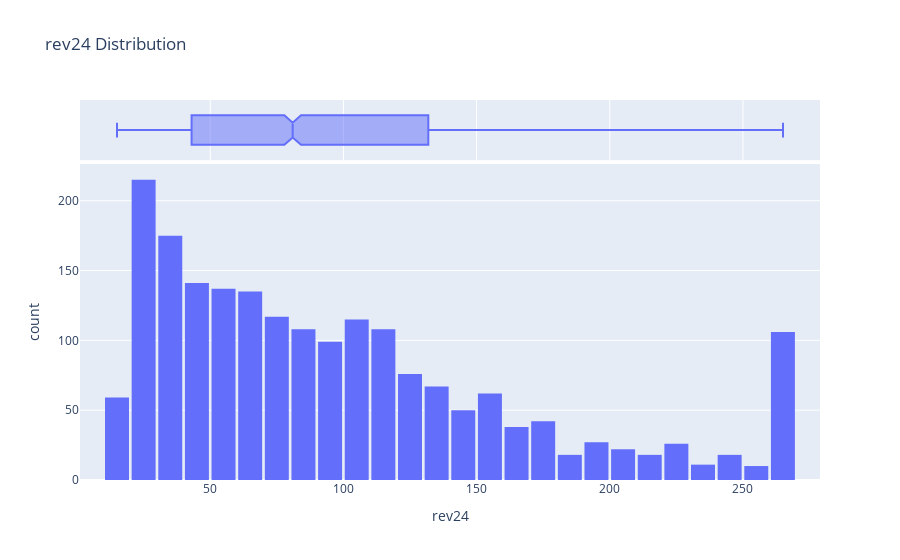

Notebook code for this chart:
### Code cell
fig = px.histogram(df, x='rev24', marginal='box', nbins=47, title='rev24 Distribution')
fig.update_layout(bargap=0.1)
fig.show()

### Figure 1 — Plotly figure (JSON) as saved in the notebook; plotly's stock layout.template omitted (floating-point values rounded to 4 significant figures; data arrays with more than 128 entries replaced by an {"elided": "..."} marker saying what was removed)
{"data": [{"alignmentgroup": "True", "bingroup": "x", "hovertemplate": "rev24=%{x}<br>count=%{y}<extra></extra>", "legendgroup": "", "marker": {"color": "#636efa", "pattern": {"shape": ""}}, "name": "", "nbinsx": 47, "offsetgroup": "", "orientation": "v", "showlegend": false, "type": "histogram", "x": {"elided": "2000 float values"}, "xaxis": "x", "yaxis": "y"}, {"alignmentgroup": "True", "hovertemplate": "rev24=%{x}<extra></extra>", "legendgroup": "", "marker": {"color": "#636efa"}, "name": "", "notched": true, "offsetgroup": "", "showlegend": false, "type": "box", "x": {"elided": "2000 float values"}, "xaxis": "x2", "yaxis": "y2"}], "layout": {"bargap": 0.1, "barmode": "relative", "legend": {"tracegroupgap": 0}, "title": {"text": "rev24 Distribution"}, "xaxis": {"anchor": "y", "domain": [0, 1], "title": {"text": "rev24"}}, "xaxis2": {"anchor": "y2", "domain": [0, 1], "matches": "x", "showgrid": true, "showticklabels": false}, "yaxis": {"anchor": "x", "domain": [0, 0.8316], "title": {"text": "count"}}, "yaxis2": {"anchor": "x2", "domain": [0.8416, 1], "matches": "y2", "showgrid": false, "showline": false, "showticklabels": false, "ticks": ""}}}
